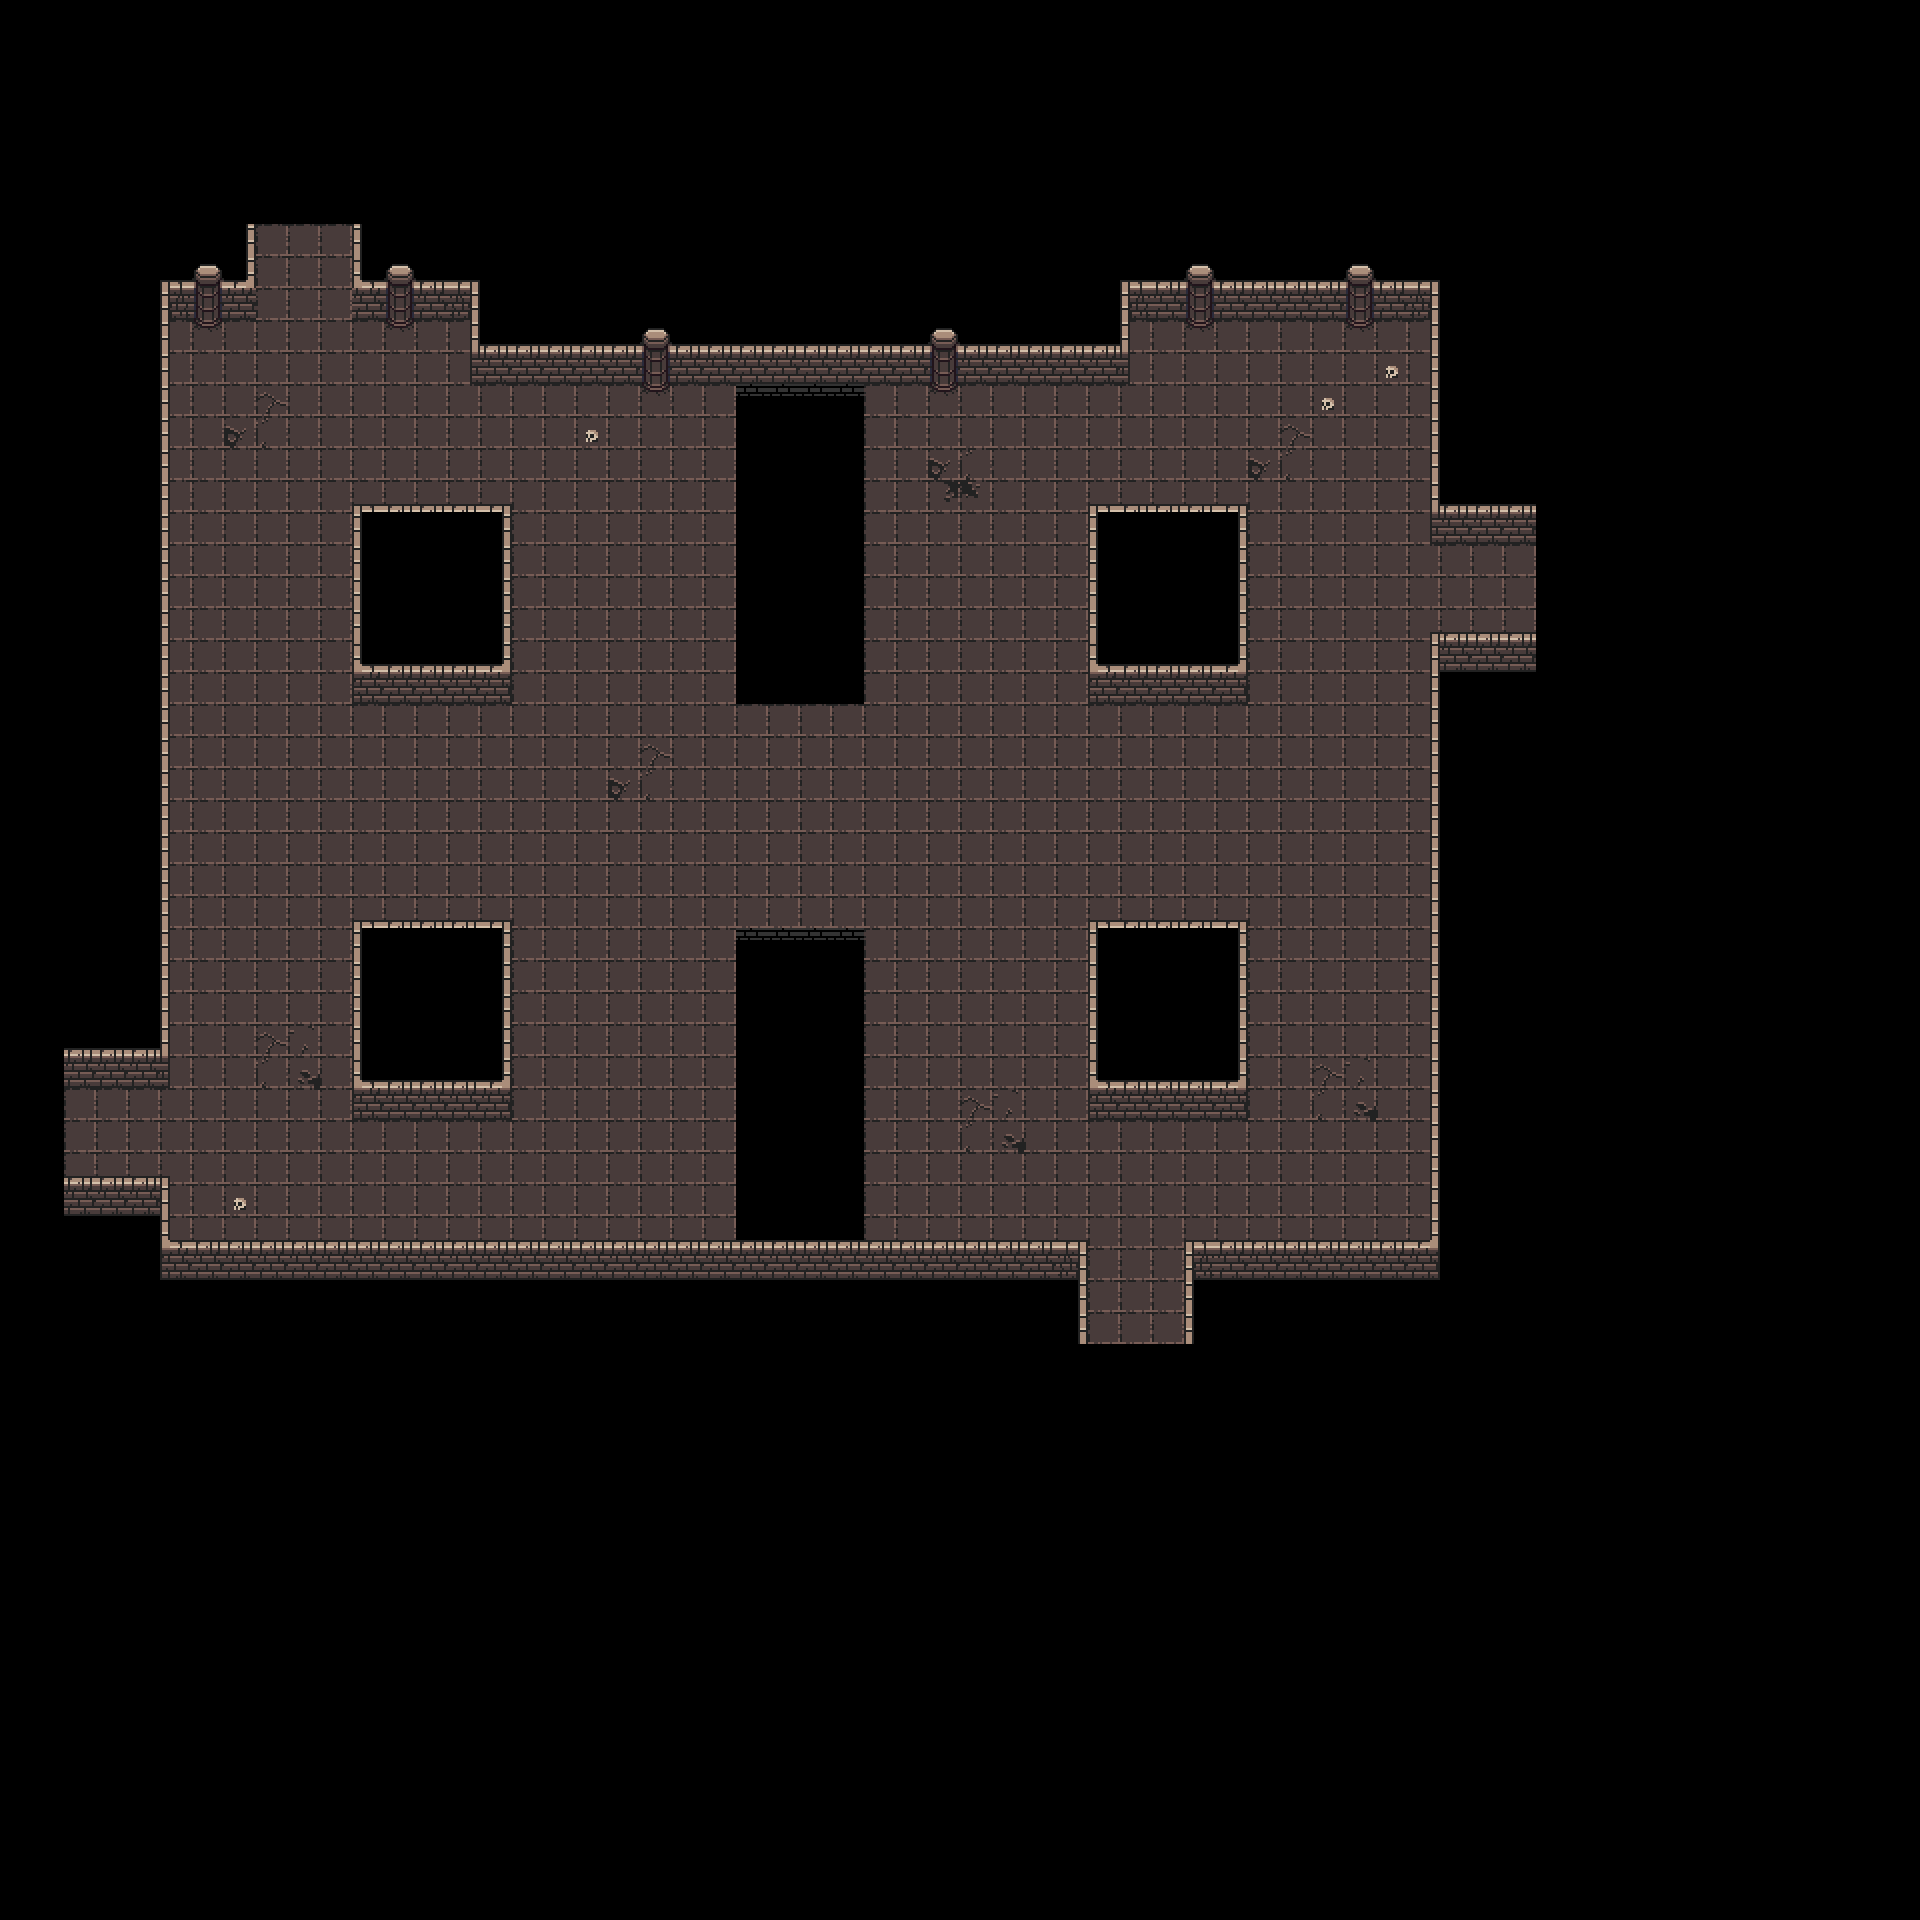

Tiled map render using the project's own tile images. Description and the map definition, with tile-layer contents summarised, below:
An orthogonal 60x60 tile map with 32x32 px tiles, 3 tile layers (floor, walls, environment) and 60 objects (38x wall, 14x minion, 4x door, 4x point).

<map version="1.4" tiledversion="1.4.3" orientation="orthogonal" renderorder="right-down" width="60" height="60" tilewidth="32" tileheight="32" infinite="0" nextlayerid="6" nextobjectid="80">
 <tileset firstgid="1" name="32x32 tileset" tilewidth="32" tileheight="32" tilecount="1024" columns="32">
  <image source="0x72_DungeonTilesetII_32x32.png" width="1024" height="1024" />
 </tileset>
 <layer id="2" name="floor" width="60" height="60">
  <data>[3600 cells, 997 non-empty, 9 distinct tile ids]</data>
 </layer>
 <layer id="1" name="walls" width="60" height="60">
  <data>[3600 cells, 330 non-empty, 18 distinct tile ids]</data>
 </layer>
 <layer id="3" name="environment" width="60" height="60">
  <data>[3600 cells, 22 non-empty, 4 distinct tile ids]</data>
 </layer>
 <objectgroup id="4" name="wall objects">
  <object id="1" type="wall" x="480.167" y="344.25" width="638.417" height="26.7576" />
  <object id="2" type="wall" x="471" y="281.5" width="22" height="89" />
  <object id="5" type="wall" x="360.5" y="280.5" width="118.5" height="25" />
  <object id="7" type="wall" x="351.5" y="223.5" width="20.5" height="82" />
  <object id="8" type="wall" x="1108" y="275" width="20" height="96" />
  <object id="10" type="wall" x="1105.5" y="265.5" width="334.5" height="40.5" />
  <object id="12" type="wall" x="1432.5" y="275.5" width="22.5" height="256" />
  <object id="14" type="wall" x="1434.5" y="495.5" width="125" height="36" />
  <object id="16" type="wall" x="1431" y="632" width="119.5" height="33.5" />
  <object id="17" type="wall" x="1430.5" y="642" width="20" height="606" />
  <object id="18" type="wall" x="1184.5" y="1239.5" width="276" height="29.5" />
  <object id="19" type="wall" x="1184.5" y="1243" width="17" height="104.5" />
  <object id="20" type="wall" x="1063.5" y="1245" width="24.5" height="102" />
  <object id="21" type="wall" x="113" y="1240" width="975.5" height="55.5" />
  <object id="22" type="wall" x="138.909" y="1181.09" width="31.2727" height="108.182" />
  <object id="23" type="wall" x="51.6364" y="1176" width="118.364" height="34.3636" />
  <object id="24" type="wall" x="37.6364" y="1040.91" width="127.455" height="34.9091" />
  <object id="25" type="wall" x="146.909" y="274" width="22.9091" height="801.606" />
  <object id="26" type="wall" x="130" y="271.333" width="125.667" height="34.3333" />
  <object id="27" type="wall" x="229.333" y="215.333" width="26.6667" height="87" />
  <object id="28" type="wall" x="356.5" y="504.25" width="150" height="17.5" />
  <object id="29" type="wall" x="502.25" y="504.313" width="9.625" height="181.938" />
  <object id="30" type="wall" x="353" y="504.25" width="9" height="185.438" />
  <object id="31" type="wall" x="356.75" y="664.75" width="155.438" height="25" />
  <object id="36" type="wall" x="355.602" y="920.466" width="150" height="17.5" />
  <object id="37" type="wall" x="501.352" y="920.216" width="10.25" height="182.25" />
  <object id="38" type="wall" x="352.102" y="920.466" width="9" height="180.75" />
  <object id="39" type="wall" x="352.164" y="1080.97" width="159.438" height="25" />
  <object id="40" type="wall" x="1092.04" y="919.375" width="150" height="17.5" />
  <object id="41" type="wall" x="1237.79" y="919.125" width="10.25" height="182.25" />
  <object id="42" type="wall" x="1088.54" y="919.375" width="9" height="180.75" />
  <object id="43" type="wall" x="1088.29" y="1079.88" width="159.75" height="25" />
  <object id="48" type="wall" x="1091.88" y="504.625" width="150" height="17.5" />
  <object id="49" type="wall" x="1237.63" y="504.375" width="10.25" height="182.25" />
  <object id="50" type="wall" x="1088.38" y="504.625" width="9" height="180.75" />
  <object id="51" type="wall" x="1088.13" y="665.125" width="159.75" height="25" />
  <object id="52" type="wall" x="736.75" y="356.75" width="126.75" height="333.25" />
  <object id="54" type="wall" x="736" y="928.5" width="127.5" height="319.75" />
 </objectgroup>
 <objectgroup id="5" name="doors">
  <object id="55" name="Door" type="door" x="251.667" y="210.333" width="100.667" height="31.6667">
   <properties>
    <property name="direction" value="north" />
   </properties>
  </object>
  <object id="58" type="door" x="45" y="1070" width="38" height="120.667">
   <properties>
    <property name="direction" value="west" />
   </properties>
  </object>
  <object id="60" type="door" x="1076.67" y="1326.67" width="115" height="29">
   <properties>
    <property name="direction" value="south" />
   </properties>
  </object>
  <object id="61" name="Door" type="door" x="1518" y="519.333" width="60.3333" height="131.667">
   <properties>
    <property name="direction" value="east" />
   </properties>
  </object>
  <object id="62" name="Spawn" type="point" x="279.833" y="283.5">
   <properties>
    <property name="position" value="north" />
   </properties>
   <point />
  </object>
  <object id="63" name="Spawn" type="point" x="1454.5" y="578.417">
   <properties>
    <property name="position" value="east" />
   </properties>
   <point />
  </object>
  <object id="64" name="Spawn" type="point" x="1112.3" y="1265.3">
   <properties>
    <property name="position" value="south" />
   </properties>
   <point />
  </object>
  <object id="65" name="Spawn" type="point" x="137.333" y="1113">
   <properties>
    <property name="position" value="west" />
   </properties>
   <point />
  </object>
  <object id="66" name="Minion" type="minion" x="624.333" y="631.667">
   <point />
  </object>
  <object id="67" name="Minion" type="minion" x="623.5" y="1008.33">
   <point />
  </object>
  <object id="68" name="Minion" type="minion" x="433.5" y="789">
   <point />
  </object>
  <object id="69" name="Minion" type="minion" x="432" y="851.5">
   <point />
  </object>
  <object id="70" name="Minion" type="minion" x="752" y="820">
   <point />
  </object>
  <object id="71" name="Minion" type="minion" x="846.5" y="757">
   <point />
  </object>
  <object id="72" name="Minion" type="minion" x="977" y="1013">
   <point />
  </object>
  <object id="73" name="Minion" type="minion" x="976.5" y="628.5">
   <point />
  </object>
  <object id="74" name="Minion" type="minion" x="1168" y="789">
   <point />
  </object>
  <object id="75" name="Minion" type="minion" x="1169" y="854">
   <point />
  </object>
  <object id="76" name="Minion" type="minion" x="1363" y="813">
   <point />
  </object>
  <object id="77" name="Minion" type="minion" x="243" y="760">
   <point />
  </object>
  <object id="78" name="Minion" type="minion" x="430" y="1201">
   <point />
  </object>
  <object id="79" name="Minion" type="minion" x="1167" y="432">
   <point />
  </object>
 </objectgroup>
</map>